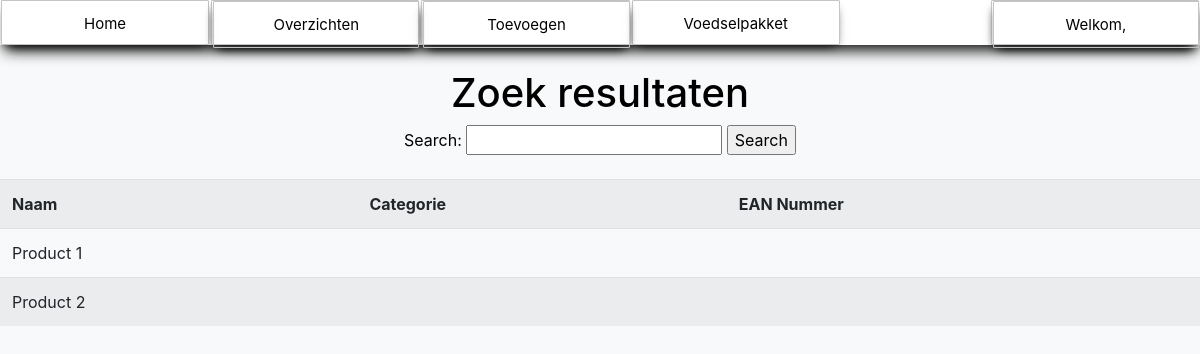
The page /search.php (signed in) on the database as committed earlier.
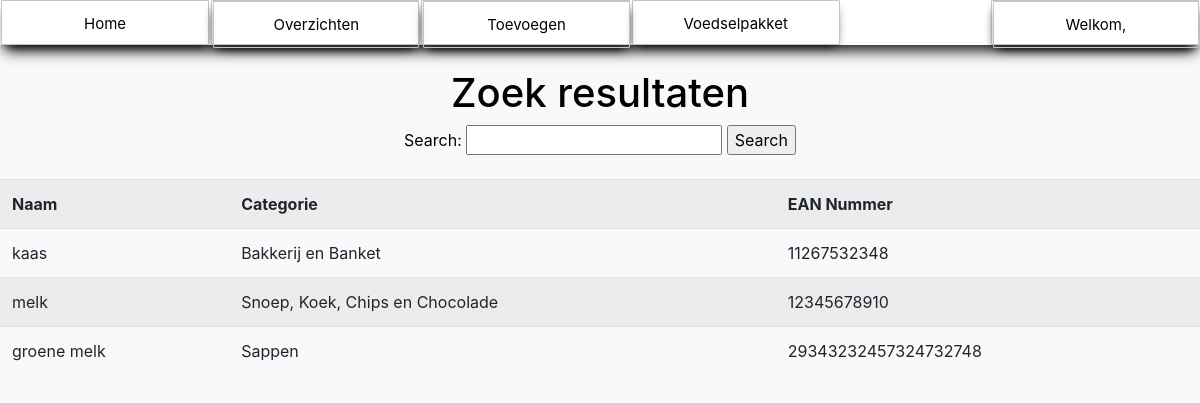
The same page on the database as committed later.
### tables this page shows
CREATE TABLE `producten` (
  `id` int(11) NOT NULL,
  `naam` varchar(255) NOT NULL,
  `beschrijving` varchar(100) NOT NULL,
  `categorie` varchar(500) NOT NULL,
  `voorraad` int(11) NOT NULL,
  `EAN_Nummer` varchar(255) NOT NULL
);

### search.php (the view, shortened to what this page needs)
<!DOCTYPE html>
<html lang="en">
<head>
    <link href="https://stackpath.bootstrapcdn.com/bootstrap/4.5.0/css/bootstrap.min.css" rel="stylesheet">
</head>
<body class="bg-light">
    <?php
        include "navigation.php";
        if (isset($_SESSION['loggedin']) && $_SESSION['loggedin'] == true) {
    ?>
    <br>
    <CENTER><h1 style="color: black;">Zoek resultaten</h1>
    <form method="GET" action="search.php">
    Search: <input type="text" name="query">
    <input type="submit" value="Search">
    <div class="table-responsive mt-4">
        <table class="table table-striped">
        <tr>
            <th>Naam</th>
            <th>Categorie</th>
            <th>EAN Nummer</th>
        </tr>
        <?php
        include 'config.php';
        $query = "%".$_GET['query']."%";
        try {
            $sql = "SELECT * FROM producten WHERE naam LIKE :query OR categorie LIKE :query OR EAN_Nummer = :query";
            $stmt = $conn->prepare($sql);
            $stmt->bindParam(':query', $query);
            $stmt->execute();
            $results = $stmt->fetchAll(PDO::FETCH_ASSOC);
            if (count($results) > 0) {
                foreach ($results as $row) {
                    echo "<tr>";
                    echo "<td>" . $row['naam'] . "</td>";
                    echo "<td>" . $row['categorie'] . "</td>";
                    echo "<td>" . $row['EAN_Nummer'] . "</td>";
                    echo "</tr>";
                }
            } else {
                echo "<tr><td colspan='3'>Geen resultaten gevonden</td></tr>";
            }
        } catch (PDOException $e) {
            echo "Query failed: " . $e->getMessage();
        }
        ?>
        </table>
    </div>
</body>
</html>
<?php
        }
?>

Rows that differ between the two databases and show on the page:
removed producten: naam "Product 1"
removed producten: naam "Product 2"
added producten: naam "kaas", categorie "Bakkerij en Banket", EAN_Nummer "11267532348"
added producten: naam "melk", categorie "Snoep, Koek, Chips en Chocolade", EAN_Nummer "12345678910"
added producten: naam "groene melk", categorie "Sappen", EAN_Nummer "29343232457324732748"
